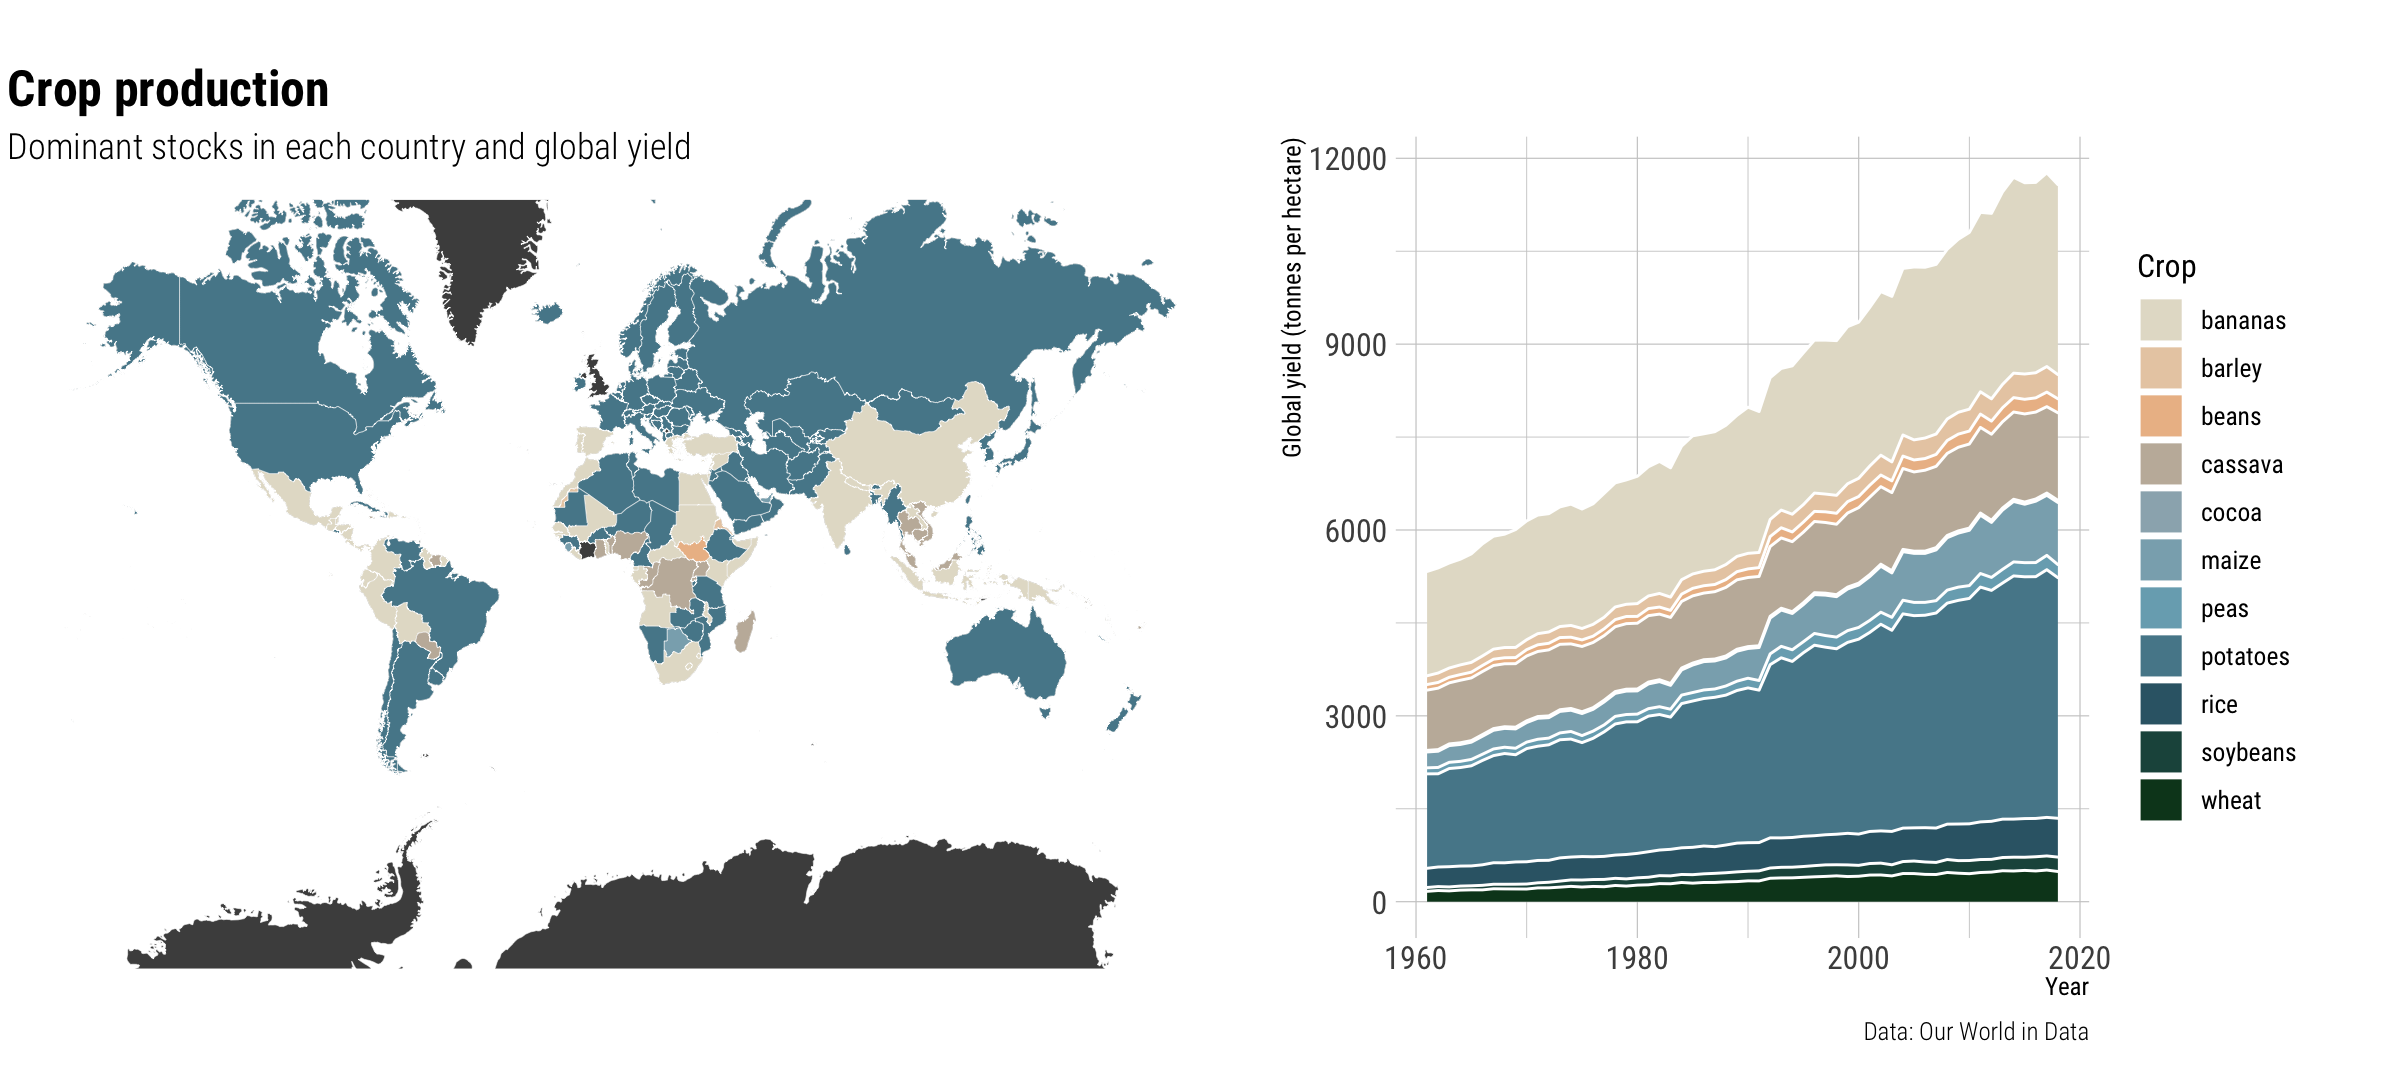

Write R code to recreate this figure.
# 36: crop yields
library(tidyverse)
library(hrbrthemes)
library(calecopal)

tuesdata <- tidytuesdayR::tt_load(2020, week = 36)

# Data
key_crop_yields <- tuesdata$key_crop_yields
fertilizer <- tuesdata$cereal_crop_yield_vs_fertilizer_application
tractors <- tuesdata$cereal_yields_vs_tractor_inputs_in_agriculture
land_use <- tuesdata$land_use_vs_yield_change_in_cereal_production
arable_land <- tuesdata$arable_land_pin

# Palettes
source('HelperFunctions.R')
croppal <- lengthen_pal(x = 1:11,shortpal = cal_palette('bigsur'))

# give data nicer formatting ----------------------------------------------
clean_names <- function(x) word(x,1) %>% tolower()

d1 <- key_crop_yields %>%
  rename_with(clean_names) 


# How have yields changed over time? --------------------------------------

d1a <- d1 %>%
  group_by(year) %>%
  summarize_at(vars(wheat:bananas),.funs = sum, na.rm = TRUE) %>%
  pivot_longer(names_to = "crop",cols = wheat:bananas) 

d1b <- d1a %>%
  group_by(year) %>%
  summarize(tot_prod = sum(value,na.rm = T)) %>%
  right_join(d1a) %>%
  mutate(prop = value/tot_prod)

d1b %>% group_by(year) %>% summarize(sum(prop)) 

p1 <- d1a %>% 
  ggplot(aes(x=year,y=value,fill = crop)) +
  geom_area(color = 'white') +
  scale_fill_manual('Crop', values = croppal) +
  xlab('Year') +
  ylab('Global yield (tonnes per hectare)') +
  theme_ipsum_rc() +
  labs(title = '', #blank labels to match alginment of plots
       subtitle = '',
       caption = 'Data: Our World in Data')


# Which crops are dominant for each country? ------------------------------
# If you wanted to make a column with the max value from all yield cols
# prod_cols <- d1 %>% select(wheat:cocoa) %>% names()
# test <- d1 %>%
#   mutate(maxval = pmax(!!!rlang::syms(prod_cols),na.rm = TRUE))

d1x <- d1 %>% 
  mutate(across(everything(),
                ~replace_na(.x, 0)))

# Messy, but you know what? I don't care
d1x$dom_crop <- colnames(d1x[,-(1:3)])[max.col(d1x[,-(1:3)],ties.method="first")]
country_key <- c(`United States` = "USA",
                 `Democratic Republic of Congo` = "Democratic Republic of the Congo",
                 Congo = "Republic of Congo")
d1y <- d1x %>% 
  filter(year == 2018) %>%
  select(entity,dom_crop) %>%
  mutate(entity = recode(entity,
                         !!!country_key))

croppal2 <- croppal[c(1:4,6,8)] # first four plus maize and potatoes
bgcolor <- "white"

crop_map <- map_data("world") %>%
  left_join(d1y,by = c('region' = 'entity'))

p2 <- ggplot(crop_map) +
  geom_polygon(data = crop_map, aes(x = long, y = lat,
                                    group = group),
               fill = "grey30",
               size = 0.1) +
  geom_polygon(data = crop_map, aes(x = long, y = lat,
                                    group = group,fill = dom_crop),
               colour = "white", size = 0.1) +
  coord_map(xlim = c(-180,180)) +
  scale_fill_manual('Dominant crop (2018)',
                    values = croppal2) +
  theme_ipsum_rc() +
  theme(axis.title.x = element_blank(),
        axis.title.y = element_blank(),
        panel.background = element_rect(fill = bgcolor,colour = bgcolor),
        plot.background = element_rect(fill = bgcolor,colour = bgcolor),
        panel.grid = element_blank(),
        panel.grid.major = element_blank(),
        axis.text.y = element_blank(),
        legend.position = 'none',
        plot.margin = unit(c(0,0,0,0), "lines")) +
  labs(title = 'Crop production',
       subtitle = 'Dominant stocks in each country and global yield')

p2

library(cowplot)
png('36_Crops.png',width = 12,height = 6,units = 'in',res = 200)
plot_grid(p2,p1,nrow = 1) + 
  theme(plot.background = element_rect(fill = bgcolor,colour = bgcolor))
dev.off()
